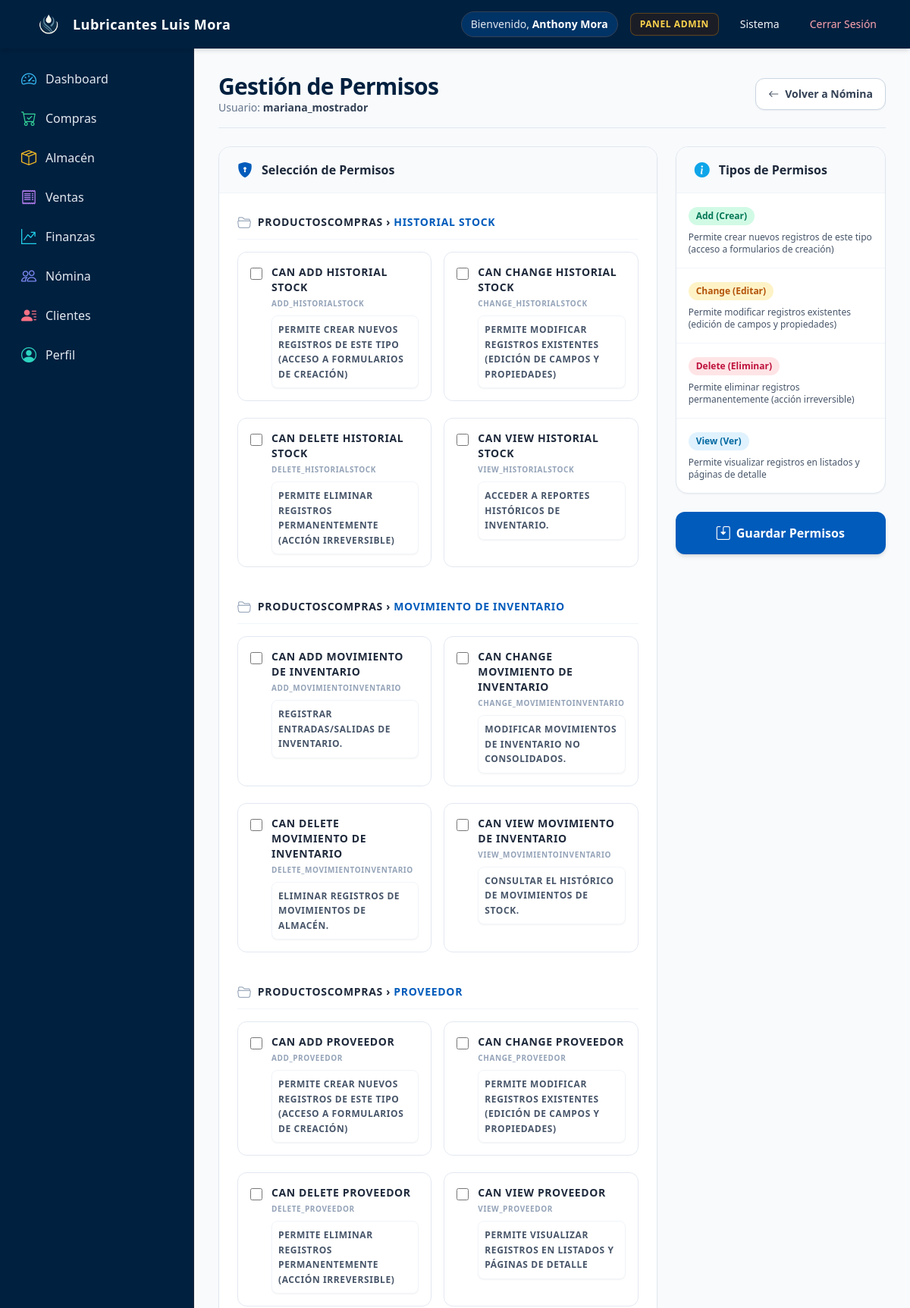
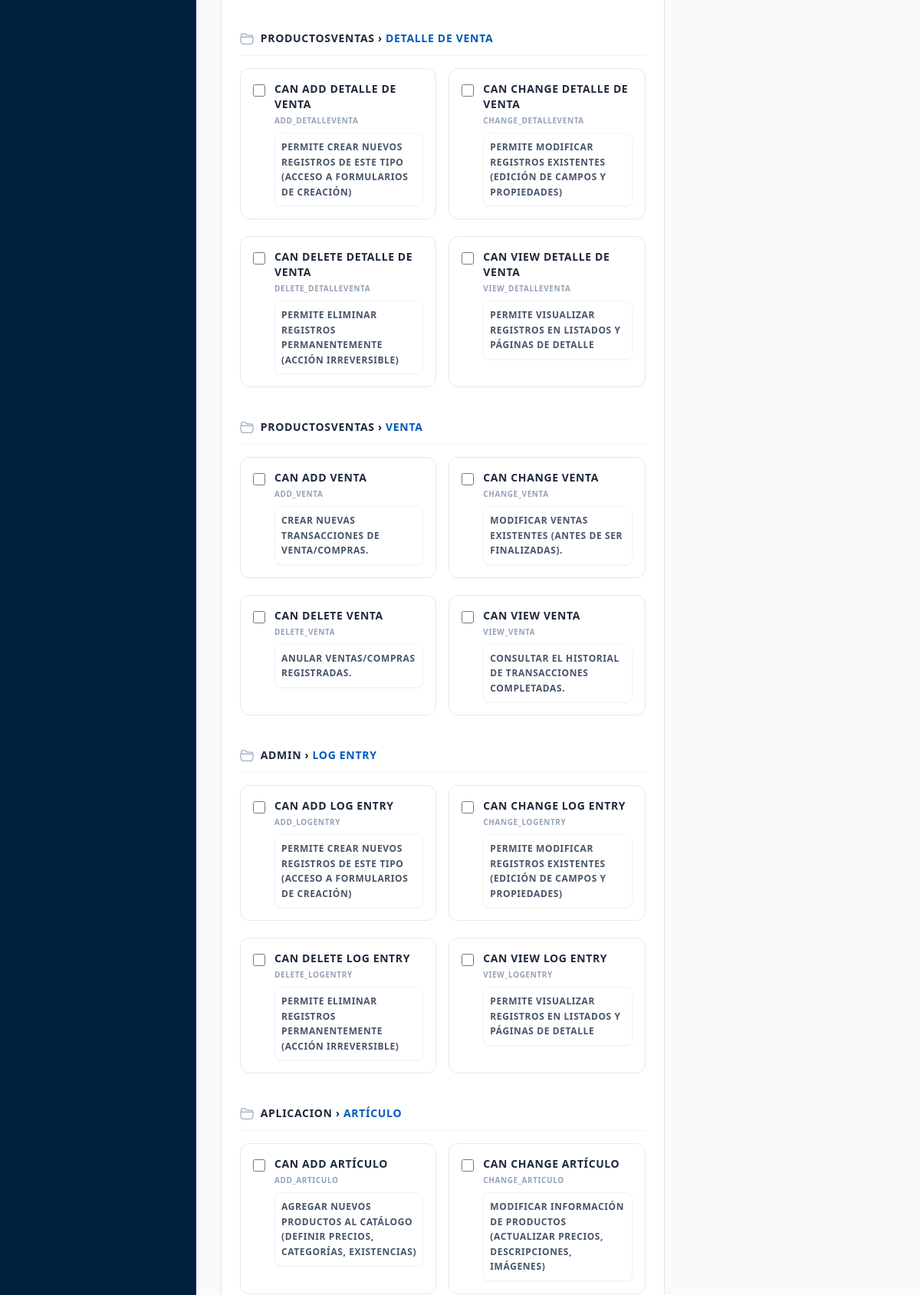
Page /gestion-permisos/usuario/8/ (signed in, upper part) on the committed database (2 pictures, top to bottom).
### aplicacion/models.py (models this page shows, shortened)
class CustomUser(AbstractUser):
    ROLES = (
        ('admin', 'Administrador'),
        ('personal', 'Personal'),
        ("invitado", "Invitado"),
    )
    rol = models.CharField(max_length=20, choices=ROLES, default='personal')
    telefono = models.CharField(max_length=20, blank=True, verbose_name="Teléfono")
    direccion = models.TextField(blank=True, verbose_name="Dirección")
    foto_perfil = models.ImageField(upload_to='perfiles/', blank=True, null=True, verbose_name="Foto de perfil")
    admin = models.BooleanField(default=False, verbose_name="¿Administrador?")
    class Meta:
        verbose_name = 'Usuario'
        verbose_name_plural = 'Usuarios'

### aplicacion/views.py (the view, shortened to what this page needs)
# urls.py: path('gestion-permisos/usuario/<int:user_id>/', gestion_permisos, name='gestion_permisos_user'),
@login_required
def gestion_permisos(request, user_id=None, group_id=None):
    target = None
    if user_id:
        target = get_object_or_404(CustomUser, pk=user_id)
        current_perms = target.user_permissions.all()
    elif group_id:
        target = get_object_or_404(Group, pk=group_id)
        current_perms = target.permissions.all()
    else:
        return redirect('lista_usuarios')
    content_types = ContentType.objects.all().order_by('app_label', 'model')
    permisos_organizados = []
    DESCRIPCIONES = {
        'add': 'Permite crear nuevos registros de este tipo (acceso a formularios de creación)',
        'change': 'Permite modificar registros existentes (edición de campos y propiedades)',
        'delete': 'Permite eliminar registros permanentemente (acción irreversible)',
        'view': 'Permite visualizar registros en listados y páginas de detalle',
        'customuser': {
            'add': 'Registrar nuevos usuarios en el sistema (incluye configuración inicial de permisos)',
            'change': 'Editar información de usuarios (datos personales, credenciales y permisos)',
            'delete': 'Eliminar cuentas de usuario (se recomienda desactivar en lugar de eliminar)',
            'view': 'Ver listado de usuarios y sus perfiles completos'
        },
        'articulo': {
            'add': 'Agregar nuevos productos al catálogo (definir precios, categorías, existencias)',
            'change': 'Modificar información de productos (actualizar precios, descripciones, imágenes)',
            'delete': 'Eliminar productos del sistema (verificar que no tenga movimientos asociados)',
            'view': 'Consultar el inventario completo de productos'
        },
        'categoria': {
        'add': 'Crear nuevas categorías para clasificación de productos.',
        'change': 'Reorganizar la estructura de categorías y subcategorías.',
        'delete': 'Eliminar categorías (solo si no tienen productos asociados).',
        'view': 'Navegar por la estructura de categorías existente.'
    },
    'cliente': {
        'add': 'Registrar nuevos clientes en el sistema.',
        'change': 'Actualizar información de clientes (datos de contacto, historial).',
        'delete': 'Eliminar registros de clientes (cumplimiento RGPD).',
        'view': 'Consultar la base de datos de clientes.'
    },
    'venta': {
        'add': 'Crear nuevas transacciones de venta/compras.',
        'change': 'Modificar ventas existentes (antes de ser finalizadas).',
        'delete': 'Anular ventas/compras registradas.',
        'view': 'Consultar el historial de transacciones completadas.'
    },
    'movimientoinventario': {
        'add': 'Registrar entradas/salidas de inventario.',
        'change': 'Modificar movimientos de inventario no consolidados.',
        'delete': 'Eliminar registros de movimientos de almacén.',
        'view': 'Consultar el histórico de movimientos de stock.'
        },
    'historialstock': {
        'view': 'Acceder a reportes históricos de inventario.'
        }
    }
    for ct in content_types:
        permisos = Permission.objects.filter(content_type=ct).order_by('codename')
        if permisos.exists():
            permisos_con_desc = []
            for permiso in permisos:
                accion = permiso.codename.split('_')[0]
                modelo = ct.model
                descripcion = DESCRIPCIONES.get(modelo, {}).get(
                    accion,
                    DESCRIPCIONES.get(accion, "Permiso de sistema")
                )
                permisos_con_desc.append({
                    'obj': permiso,
                    'descripcion': descripcion
                })
            permisos_organizados.append({
                'app': ct.app_label,
                'model': ct.model,
                'verbose_name': ct.model_class()._meta.verbose_name if ct.model_class() else ct.model,
                'permisos': permisos_con_desc
            })
    return render(request, 'vistas/permisos.html', {
        'target': target,
        'permisos_organizados': permisos_organizados,
        'current_perms': [p.id for p in current_perms],  # Solo pasamos IDs para comparación
        'descripciones': DESCRIPCIONES,
        'is_user': user_id is not None
    })

### templates/vistas/permisos.html (shortened to what this page needs)
{% extends "paneles/admin.html" %}
{% load static %}
{% block dashboard %}
<div class="flex flex-col md:flex-row md:items-center justify-between pb-4 border-b border-slate-200 mb-6 gap-4">
  <div>
    <h1 class="text-2xl sm:text-3xl font-extrabold text-brand-dark tracking-tight">Gestión de Permisos</h1>
    <p class="text-sm text-slate-500">
      {% if is_user %}Usuario: <strong class="text-slate-700">{{ target.username }}</strong>{% else %}Grupo: <strong class="text-slate-700">{{ target.name }}</strong>{% endif %}
    </p>
  </div>
  <div>
    <a href="{% url 'nomina_personal' %}" class="inline-flex items-center space-x-2 px-4 py-2.5 bg-white border border-slate-300 hover:bg-slate-50 text-slate-700 font-semibold text-sm rounded-xl shadow-sm transition">
      <i class="bi bi-arrow-left"></i>
      <span>Volver a Nómina</span>
    </a>
  </div>
</div>
<form id="permisosForm" method="post">
  <div class="grid grid-cols-1 lg:grid-cols-3 gap-6">
    <div class="lg:col-span-2">
      <div class="bg-white rounded-2xl shadow-sm border border-slate-200 overflow-hidden">
        <div class="bg-slate-50 px-6 py-4 border-b border-slate-100 flex items-center">
          <i class="bi bi-shield-lock-fill text-brand-primary text-xl mr-3"></i>
          <h4 class="font-bold text-slate-800 m-0">Selección de Permisos</h4>
        </div>
        <div class="p-6 space-y-8 max-h-[70vh] overflow-y-auto custom-scrollbar">
          {% for grupo in permisos_organizados %}
          <div>
            <h5 class="flex items-center text-sm font-bold text-slate-800 uppercase tracking-wider mb-4 pb-2 border-b border-slate-100">
              <i class="bi bi-folder2-open text-slate-400 mr-2 text-lg"></i>
              {{ grupo.app|title }} › <span class="text-brand-primary ml-1">{{ grupo.verbose_name|title }}</span>
            </h5>
            <div class="grid grid-cols-1 md:grid-cols-2 gap-4">
              {% for permiso in grupo.permisos %}
              <label class="relative flex flex-col p-4 cursor-pointer rounded-xl border border-slate-200 hover:border-brand-primary hover:bg-sky-50/50 transition-colors group " for="perm_{{ permiso.obj.id }}">
                <div class="flex items-start">
                  <div class="flex items-center h-5 mt-0.5">
                    <input type="checkbox" name="permisos" value="{{ permiso.obj.id }}" id="perm_{{ permiso.obj.id }}" class="w-4 h-4 text-brand-primary bg-slate-100 border-slate-300 rounded focus:ring-brand-primary focus:ring-2" {% if permiso.obj.id in current_perms %}checked{% endif %}>
                  </div>
                  <div class="ml-3 flex-1">
                    <div class="font-bold text-slate-800 text-sm group-hover:text-brand-primary transition-colors">{{ permiso.obj.name }}</div>
                    <div class="text-[10px] uppercase font-bold text-slate-400 mt-1 mb-2">{{ permiso.obj.codename }}</div>
                    <div class="text-xs text-slate-600 bg-white border border-slate-100 p-2 rounded-lg leading-relaxed shadow-sm">
                      {{ permiso.descripcion }}
                    </div>
                  </div>
                </div>
              </label>
              {% endfor %}
            </div>
          </div>
          {% endfor %}
        </div>
      </div>
    </div>
    <div class="lg:col-span-1 space-y-6">
      <div class="bg-white rounded-2xl shadow-sm border border-slate-200 overflow-hidden">
        <div class="bg-slate-50 px-6 py-4 border-b border-slate-100 flex items-center">
          <i class="bi bi-info-circle-fill text-sky-500 text-xl mr-3"></i>
          <h4 class="font-bold text-slate-800 m-0">Tipos de Permisos</h4>
        </div>
        <div class="p-0">
          <ul class="divide-y divide-slate-100">
            <li class="p-4 hover:bg-slate-50 transition-colors">
              <span class="inline-block px-2.5 py-1 bg-emerald-100 text-emerald-700 text-xs font-bold rounded-full mb-2">Add (Crear)</span>
              <p class="text-xs text-slate-600">{{ descripciones.add }}</p>
            </li>
            <li class="p-4 hover:bg-slate-50 transition-colors">
              <span class="inline-block px-2.5 py-1 bg-amber-100 text-amber-700 text-xs font-bold rounded-full mb-2">Change (Editar)</span>
              <p class="text-xs text-slate-600">{{ descripciones.change }}</p>
            </li>
            <li class="p-4 hover:bg-slate-50 transition-colors">
              <span class="inline-block px-2.5 py-1 bg-rose-100 text-rose-700 text-xs font-bold rounded-full mb-2">Delete (Eliminar)</span>
              <p class="text-xs text-slate-600">{{ descripciones.delete }}</p>
            </li>
            <li class="p-4 hover:bg-slate-50 transition-colors">
              <span class="inline-block px-2.5 py-1 bg-sky-100 text-sky-700 text-xs font-bold rounded-full mb-2">View (Ver)</span>
              <p class="text-xs text-slate-600">{{ descripciones.view }}</p>
            </li>
          </ul>
        </div>
      </div>
      <button type="submit" id="btnGuardarPermisos" class="w-full flex justify-center items-center space-x-2 px-6 py-3.5 bg-brand-primary hover:bg-brand-dark text-white font-bold rounded-xl shadow-md transition transform active:scale-95">
        <i class="bi bi-save2 text-lg"></i>
        <span>Guardar Permisos</span>
      </button>
    </div>
  </div>
</form>
{% endblock %}

### templates/base.html (shortened to what this page needs)
{% load static %}
<!DOCTYPE html>
<html lang="es" class="h-full bg-slate-50">
  <head>
    <script src="https://cdn.tailwindcss.com"></script>
    <link href="{% static 'bootstrap-icons/bootstrap-icons.css' %}" rel="stylesheet">
    <link rel="stylesheet" href="{% static 'css/styles.css' %}" />
  </head>
  <body class="h-full font-sans antialiased text-slate-800 bg-slate-50 flex flex-col min-h-screen">
    <header class="bg-brand-dark text-white shadow-md sticky top-0 z-40">
      <nav class="max-w-7xl mx-auto px-4 sm:px-6 lg:px-8">
        <div class="flex items-center justify-between h-16">
          <div class="flex items-center space-x-3">
            <a href="{% url 'inicio' %}" class="flex items-center space-x-3 group">
              <img
                src="{% static 'img/Logo sin Fondo.png' %}"
                alt="Logo"
                class="h-10 w-auto transition-transform group-hover:scale-105"
              />
              <span class="font-bold text-lg tracking-wide text-white group-hover:text-sky-300 transition-colors">
                Lubricantes Luis Mora
              </span>
            </a>
          </div>
          <div class="hidden md:flex items-center space-x-4">
            {% if user.is_authenticated %}
              <span class="text-sm font-medium text-slate-200 bg-brand-navy/60 px-3 py-1.5 rounded-full border border-slate-700">
                Bienvenido, <strong class="text-white">{{ user.get_full_name|default:user.username }}</strong>
              </span>
              {% if user.admin or user.rol == 'admin' %}
                <a href="/admin/" target="_blank" class="text-xs font-semibold uppercase tracking-wider text-amber-300 hover:text-amber-200 bg-amber-950/40 hover:bg-amber-900/50 px-3 py-1.5 rounded-lg border border-amber-500/30 transition">
                  Panel Admin
                </a>
              {% endif %}
              <a href="{% url 'dashboard' %}" class="text-sm font-medium text-slate-100 hover:text-white hover:bg-brand-navy px-3 py-2 rounded-lg transition">
                Sistema
              </a>
              <a href="{% url 'logout' %}" class="text-sm font-medium text-rose-300 hover:text-rose-100 hover:bg-rose-950/40 px-3 py-2 rounded-lg transition">
                Cerrar Sesión
              </a>
            {% else %}
              {% if request.resolver_match.url_name != 'login' %}
                <a href="{% url 'login' %}" class="inline-flex items-center px-4 py-2 text-sm font-semibold text-white bg-brand-steel hover:bg-sky-600 rounded-lg shadow transition duration-150">
                  Iniciar Sesión
                </a>
              {% endif %}
            {% endif %}
          </div>
        </div>
      </nav>
    </header>
    <div class="flex-1 flex overflow-hidden">
      {% if user.is_authenticated %}
        <aside class="hidden md:flex flex-col w-64 bg-brand-dark text-slate-200 border-r border-slate-800 min-h-screen">
          <div class="p-4 space-y-6">
            <nav class="space-y-1">
              <a href="{% url 'dashboard' %}" class="flex items-center space-x-3 px-3 py-2.5 rounded-lg font-medium text-slate-200 hover:bg-brand-navy hover:text-white transition group">
                <i class="bi bi-speedometer2 text-xl text-sky-400 group-hover:scale-110 transition-transform"></i>
                <span>Dashboard</span>
              </a>
              <a href="{% url 'compras' %}" class="flex items-center space-x-3 px-3 py-2.5 rounded-lg font-medium text-slate-200 hover:bg-brand-navy hover:text-white transition group">
                <i class="bi bi-cart-check text-xl text-emerald-400 group-hover:scale-110 transition-transform"></i>
                <span>Compras</span>
              </a>
              <a href="{% url 'inventario' %}" class="flex items-center space-x-3 px-3 py-2.5 rounded-lg font-medium text-slate-200 hover:bg-brand-navy hover:text-white transition group">
                <i class="bi bi-box-seam text-xl text-amber-400 group-hover:scale-110 transition-transform"></i>
                <span>Almacén</span>
              </a>
              <a href="{% url 'lista_ventas' %}" class="flex items-center space-x-3 px-3 py-2.5 rounded-lg font-medium text-slate-200 hover:bg-brand-navy hover:text-white transition group">
                <i class="bi bi-receipt text-xl text-purple-400 group-hover:scale-110 transition-transform"></i>
                <span>Ventas</span>
              </a>
              <a href="{% url 'reportes' %}" class="flex items-center space-x-3 px-3 py-2.5 rounded-lg font-medium text-slate-200 hover:bg-brand-navy hover:text-white transition group">
                <i class="bi bi-graph-up-arrow text-xl text-cyan-400 group-hover:scale-110 transition-transform"></i>
                <span>Finanzas</span>
              </a>
              <a href="{% url 'nomina_personal' %}" class="flex items-center space-x-3 px-3 py-2.5 rounded-lg font-medium text-slate-200 hover:bg-brand-navy hover:text-white transition group">
                <i class="bi bi-people text-xl text-indigo-400 group-hover:scale-110 transition-transform"></i>
                <span>Nómina</span>
              </a>
              <a href="{% url 'clientes' %}" class="flex items-center space-x-3 px-3 py-2.5 rounded-lg font-medium text-slate-200 hover:bg-brand-navy hover:text-white transition group">
                <i class="bi bi-person-lines-fill text-xl text-rose-400 group-hover:scale-110 transition-transform"></i>
                <span>Clientes</span>
              </a>
              <a href="{% url 'perfil' %}" class="flex items-center space-x-3 px-3 py-2.5 rounded-lg font-medium text-slate-200 hover:bg-brand-navy hover:text-white transition group">
                <i class="bi bi-person-circle text-xl text-teal-400 group-hover:scale-110 transition-transform"></i>
                <span>Perfil</span>
              </a>
            </nav>
          </div>
        </aside>
      {% endif %}
      <main class="flex-1 overflow-y-auto p-4 sm:p-6 lg:p-8">
        {% block content %}{% endblock %}
      </main>
    </div>
  </body>
</html>

### rows in the picture
CustomUser: get_full_name "Anthony Mora"
CustomUser: username "mariana_mostrador"

### other values in the picture
{{ grupo.app|title }} "PRODUCTOSCOMPRAS" "PRODUCTOSCOMPRAS" "PRODUCTOSCOMPRAS" "PRODUCTOSVENTAS" "PRODUCTOSVENTAS" "ADMIN" "APLICACION"
{{ grupo.verbose_name|title }} "HISTORIAL STOCK" "MOVIMIENTO DE INVENTARIO" "PROVEEDOR" "DETALLE DE VENTA" "VENTA" "LOG ENTRY" "ARTÍCULO"
{{ permiso.obj.name }} "CAN ADD HISTORIAL STOCK"
{{ permiso.obj.codename }} "ADD_HISTORIALSTOCK"
{{ permiso.descripcion }} "PERMITE CREAR NUEVOS REGISTROS DE ESTE TIPO (ACCESO A FORMULARIOS DE CREACIÓN)"
{{ permiso.obj.name }} "CAN CHANGE HISTORIAL STOCK"
{{ permiso.obj.codename }} "CHANGE_HISTORIALSTOCK"
{{ permiso.descripcion }} "PERMITE MODIFICAR REGISTROS EXISTENTES (EDICIÓN DE CAMPOS Y PROPIEDADES)"
{{ permiso.obj.name }} "CAN DELETE HISTORIAL STOCK"
{{ permiso.obj.codename }} "DELETE_HISTORIALSTOCK"
{{ permiso.descripcion }} "PERMITE ELIMINAR REGISTROS PERMANENTEMENTE (ACCIÓN IRREVERSIBLE)"
{{ permiso.obj.name }} "CAN VIEW HISTORIAL STOCK"
{{ permiso.obj.codename }} "VIEW_HISTORIALSTOCK"
{{ permiso.descripcion }} "ACCEDER A REPORTES HISTÓRICOS DE INVENTARIO."
{{ permiso.obj.name }} "CAN ADD MOVIMIENTO DE INVENTARIO"
